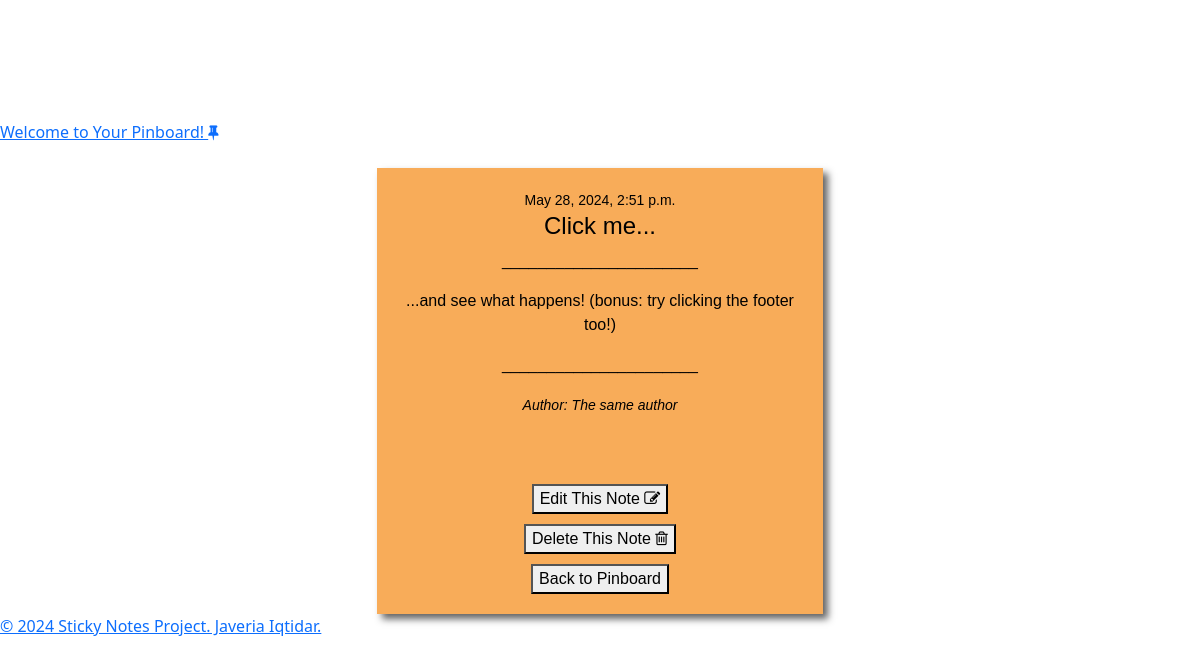
The app's page /note/8/ (signed in) with its own data.
### notes_app/models.py (models this page shows, shortened)
class StickyNote(models.Model):
    title = models.CharField(max_length=30)
    content = models.CharField(max_length=200)
    created_on = models.DateTimeField(auto_now_add=True)
    author = models.CharField(max_length=30, null=True, blank=True)

### notes_app/views.py (the view)
# urls.py: path("note/<int:note_id>/", views.view_note, name="view_note"),
@login_required
def view_note(request, note_id):
    note = get_object_or_404(StickyNote, id=note_id)
    return render(request, "view_note.html", {"note": note})

### notes_app/templates/view_note.html (shortened to what this page needs)
{% extends 'base.html' %}
{% block body %}
<div class="container bootstrap snippets bootdey">
    <div class="form-container">
        <div class="note-form">
            <div class="content">
                <small class="datesmall">{{ note.created_on }}</small>
                <h4>{{ note.title }}</h4>
                <p>______________________</p>
                <p>{{ note.content }}</p>
                <p>______________________</p>
                {% if note.author %}
                <small class="authsmall"><i>Author: {{ note.author }}</i></small><br>
                {% endif %}
            </div>
            <div class="button-container">
                {% if perms.notes_app.change_stickynote %}
                <a href="{% url 'edit_note' note.id %}"><button type="button">Edit This Note <i class="fa fa-pencil-square-o"></i></button></a>
                {% endif %}
                {% if perms.notes_app.delete_stickynote %}
                <a href="{% url 'delete_note' note.id %}" class="text-danger"><button type="button">Delete This Note <i class="fa fa-trash-o "></i></button></a>
                {% endif %}
                <a href="{% url 'view_all_notes' %}"><button type="button">Back to Pinboard</button></a>
            </div>
        </div>
    </div>
</div>
{% endblock %}

### notes_app/static/style.css (style rules this page uses)
body { padding-top: 100px; margin-top: 20px; background-image: url("https://images.unsplash.com/photo-1558051815-0f18e64e6280?q=80&w=1000&auto=format&fit=crop&ixlib=rb-4.0.3&ixid=M3wxMjA3fDB8MHxzZWFyY2h8Mnx8Y29yayUyMGJvYXJkfGVufDB8fDB8fHww"); }
.form-container { position: relative; background-color: #f8ac59; color: #000000; font-family: Arial, Helvetica, sans-serif; text-align: center; margin: 0 auto; width: 40%; padding-top: 40%; box-sizing: border-box; box-shadow: 5px 5px 7px rgba(33, 33, 33, 0.7); min-width: 300px; min-height: 300px; }
.note-form { position: absolute; width: 100%; height: 100%; top: 0; left: 0; padding: 20px; box-sizing: border-box; display: flex; flex-direction: column; justify-content: space-between; }
.content { flex-grow: 1; }
.button-container { display: flex; flex-direction: column; gap: 10px; }

### records on screen
StickyNote: created_on "May 28, 2024, 2:51 p.m.", title "Click me...", content "...and see what happens! (bonus: try clicking the footer too!)", author "The same author"
